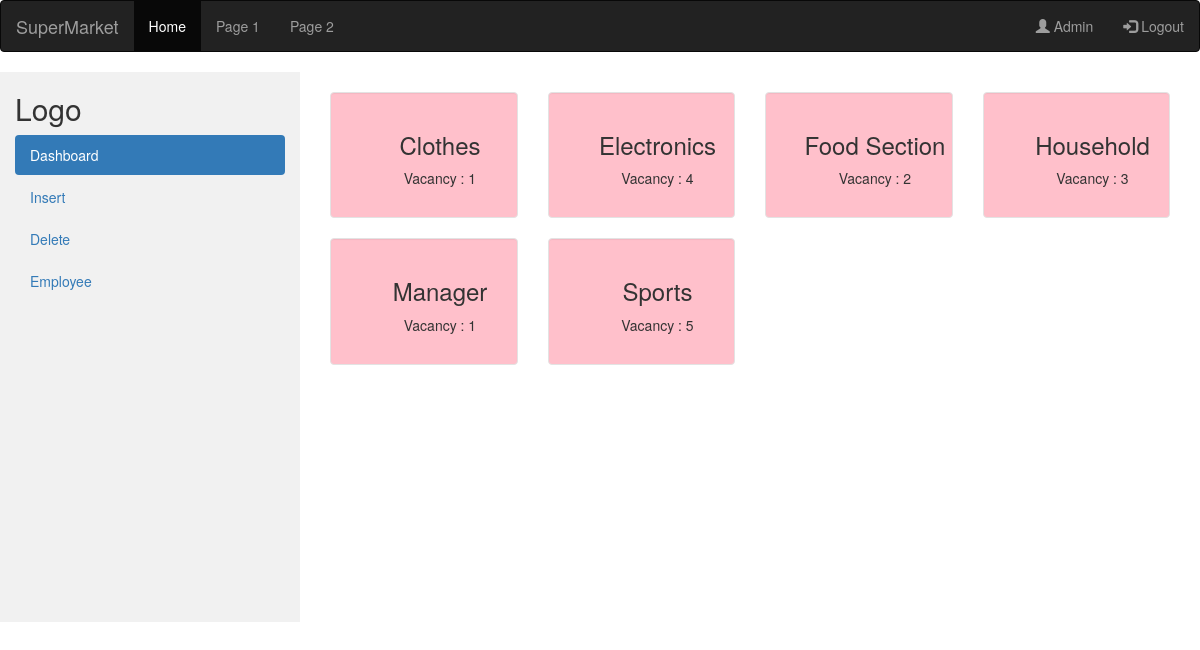
The page /supermarket-pankaj/admin_department.php on the database its author committed.
### tables this page shows
CREATE TABLE department(
	departmentName VARCHAR(20) NOT NULL,
	managerID INT(5) NOT NULL,
	vacancy INT,
	PRIMARY KEY (departmentName)
);

### supermarket-pankaj/admin_department.php (the view, shortened to what this page needs)
<!DOCTYPE html>
<html lang="en">
<head>
  <link rel="stylesheet" href="https://maxcdn.bootstrapcdn.com/bootstrap/3.4.0/css/bootstrap.min.css">
</head>
<body>
<nav class="navbar navbar-inverse">
  <div class="container-fluid">
    <div class="navbar-header">
      <a class="navbar-brand" href="#">SuperMarket</a>
    </div>
    <ul class="nav navbar-nav">
      <li class="active"><a href="#">Home</a></li>
      <li><a href="#">Page 1</a></li>
      <li><a href="#">Page 2</a></li>
    </ul>
    <ul class="nav navbar-nav navbar-right">
      <li><a href="#"><span class="glyphicon glyphicon-user"></span> Admin</a></li>
      <li><a href="#"><span class="glyphicon glyphicon-log-in"></span> Logout</a></li>
    </ul>
  </div>
</nav>
<div class="container-fluid">
  <div class="row content">
    <div class="col-sm-3 sidenav hidden-xs">
      <h2>Logo</h2>
      <ul class="nav nav-pills nav-stacked">
      <li class="active"><a href="#">Dashboard</a></li>
        <li><a href="#">Insert</a></li>
        <li><a href="#">Delete</a></li>
        <li><a href="#">Employee</a></li>
      </ul><br>
    </div>
    <br>
    <div class="col-sm-9">
    <?php
    require('config.php');
    $sql = "SELECT * FROM department";
    $run_query = mysqli_query($con,$sql);
  if(mysqli_num_rows($run_query) > 0){
  while($row = mysqli_fetch_array($run_query)){
  $r1 = $row['departmentName'];
  $r3 = $row['vacancy'];
			echo "
            <div class='col-sm-3' >
              <div class='well' style='background-color:pink'>
              <div class='card' style='width: 18rem;' style='background-color:lightblue'>
              <div class='card-body text-center '>
        <h3 >$r1</h3>
        <p> Vacancy : $r3 </p>
        </div>
        </div>
                  </div>
                </div>
			";
		}
	}
?>
</div>
</body>
</html>

### supermarket-pankaj/admin_department.php (style rules this page uses)
.row.content { height: 550px }
.sidenav { background-color: #f1f1f1; height: 100%; }

### rows shown on the page
department: departmentName "Clothes", vacancy "1"
department: departmentName "Electronics", vacancy "4"
department: departmentName "Food Section", vacancy "2"
department: departmentName "Household", vacancy "3"
department: departmentName "Manager", vacancy "1"
department: departmentName "Sports", vacancy "5"
